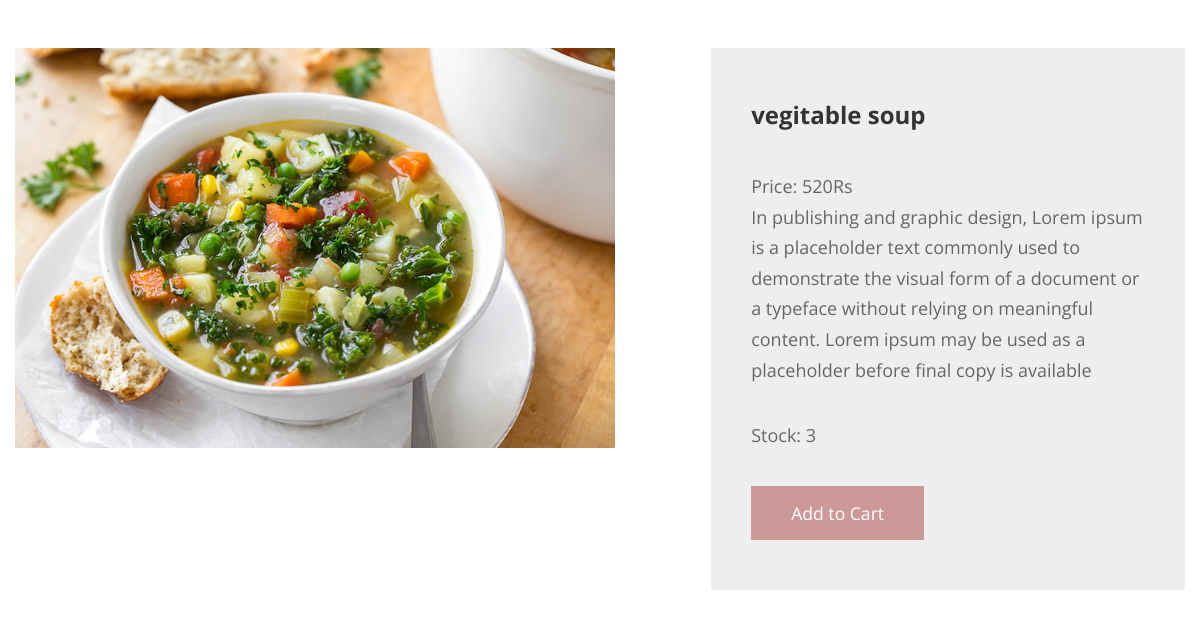
The page /vegitables-recipes/vegitable-soup/ on the database its author committed.
### shop/models.py (models this page shows, shortened)
class products(models.Model):
    name = models.CharField(max_length=150,unique=True)
    slug = models.SlugField(max_length=250,unique=True)
    img=models.ImageField(upload_to='product')
    desc=models.TextField()
    stock=models.IntegerField()
    available=models.BooleanField()
    price=models.IntegerField()
    category=models.ForeignKey(categ,on_delete=models.CASCADE)
    def __str__(self):
        return '{}'.format(self.name)

### shop/views.py (the view)
# urls.py: path('<slug:c_slug>/<slug:product_slug>/',views.prodDetails,name='details'),
def prodDetails(request,c_slug,product_slug):
    print("hello")
    try:
        prod=products.objects.get(category__slug=c_slug,slug=product_slug)
        print(prod)
    except Exception as e:
        raise e
    return render(request,'items.html',{'pr':prod})

### templates/items.html (shortened to what this page needs)
{% extends 'base.html' %}
{% load static %}
{% block content %}
<html lang="en">
<head>
    <link href="{% static 'pr/fontawesome/css/all.min.css' %}" rel="stylesheet" />
    <link href="{% static 'pr/css/templatemo-comparto.css' %}" rel="stylesheet" />
</head>
<body>
<br><br>
        <section class="tm-mb-1" id="about">
            <div class="tm-row tm-about-row">
                <div class="tm-section-1-l">
                    <img src="{{pr.img.url}}" alt="About image" class="tm-img-responsive">
                </div>
                <article class="tm-section-1-r tm-bg-color-8">
                    <h2 class="tm-mb-2 tm-title-color">{{pr.name}}</h2>
                    <p>Price: {{pr.price}}Rs <br>{{pr.desc}}</p>
                    <p>Stock: {{pr.stock}}</p>
{% if pr.stock <= 0 %}
<h1 style="color:red">sorry. No stock left</h1>
                    {% else %}
                    <a href="#services" class="tm-btn tm-btn-1 tm-link-to-services">Add to Cart</a>
                </article>
            </div>
        </section>
</body>
</html>
{% endif %}
{% endblock %}

### static/pr/css/templatemo-comparto.css (style rules this page uses)
*, *::before, *::after { box-sizing: border-box; outline: none; }
ul, h1, h2, h3, h4, p, figure { padding: 0; margin: 0; }
body { font-family: 'Open Sans', Arial, sans-serif; font-size: 18px; overflow-x: hidden; padding-left: 15px; padding-right: 15px; margin: 0; }
h2 { font-size: 1.5rem; }
a { transition: all 0.3s ease; text-decoration: none; }
p { color: #666; line-height: 1.7; margin-bottom: 35px; }
h1, h2, h3, h4, h5, h6 { color: #333; }
.tm-mb-1 { margin-bottom: 20px; }
.tm-mb-2 { margin-bottom: 40px; }
.tm-bg-color-8 { background-color: #EDEEEF; }
.tm-img-responsive { max-width: 100%; height: auto; }
.tm-section-1-l { width: 57.85%; margin-right: 1.65%; }
.tm-section-1-r { padding: 50px 40px; width: 40.5%; }
.tm-row { display: flex; }
.tm-btn { display: inline-block; padding: 15px 40px; font-size: 1.1rem; border: none; background-color: #CC9999; color: white; }
a { color: #666; }

### rows shown on the page
products: img (picture), name "vegitable soup", price "520", desc "In publishing and graphic design, Lorem ipsum is a placeholder text commonly used to demonstrate the visual form of a document or a typeface without relying on meaningful content. Lorem ipsum may be used as a placeholder before final copy is available", stock "3"
